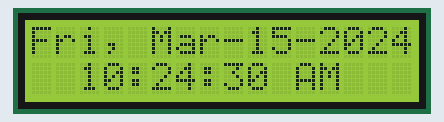
The program below on a simulated Raspberry Pi Pico running MicroPython. Shown: 16×2 character LCD. The clock reads 2024-03-15 10:24:30 at power-on unless the program sets it; library files of the repository ran but are not shown: lcd_api.py, pico_i2c_lcd.py; what the program prints to the serial console is not drawn.

Above: at 0.1 s.
At 4.1 s:
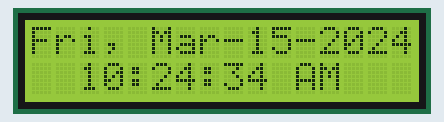
At 9.1 s:
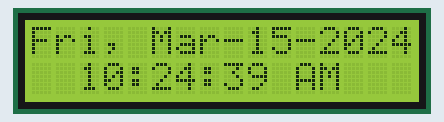
At 19.1 s:
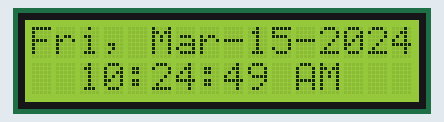
At 29.1 s:
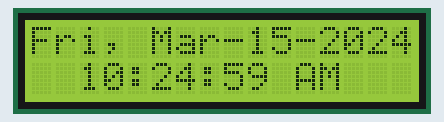
At 39.1 s:
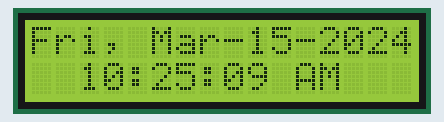

Measured:
- what the display in image 0 shows lasts 0.9 s, from 0.1 s to 1.0 s
- what the display in image 1 shows lasts 1.0 s, from 4.0 s to 5.0 s

The program:

clock.py
```python
import time
import micropython

from lcd_init import lcd

months = {
        1: "Jan",
        2: "Feb",
        3: "Mar",
        4: "Apr",
        5: "May",
        6: "June",
        7: "July",
        8: "Aug",
        9: "Sep",
        10: "Oct",
        11: "Nov",
        12: "Dec"
}

weekdays = {
        0: "Mon",
        1: "Tue",
        2: "Wed",
        3: "Thu",
        4: "Fri",
        5: "Sat",
        6: "Sun"
}

def convert_hour(hour: int) -> tuple:
    """Takes integer as parameter to convert to 12 hour clock with time of day."""
    if hour > 12:
        return hour-12, "PM"
    if hour == 0:
        hour = 12
    return hour, "AM"

def convert_time(time_values: dict) -> None:
    # need an algorithm to check if any elems are less than 10 and return their index
    # month, mday, hour, minute, second, day
    for k,v in time_values.items():
        if isinstance(v, int) and v < 10:
            time_values[k] = f"0{v}"

now_time = ()

time_values = {}

while True:
    now = time.localtime()
    if now == now_time:
        continue

    now_time = now
    year, month, time_values["mday"], time_values["hour"], time_values["minute"], time_values["second"], day, yearday = now
    time_values["hour"], time_of_day = convert_hour(time_values["hour"])
    convert_time(time_values)

    top_output = f"{weekdays[day]}, {months[month]}-{time_values['mday']}-{year}"
    bot_output = f"{time_values['hour']}:{time_values['minute']}:{time_values['second']} {time_of_day}"
    print(top_output)
    print(bot_output)
    lcd.clear()
    lcd.putstr(top_output)
    lcd.move_to(2, 1)
    lcd.putstr(bot_output)
```

lcd_init.py
```python
from utime import sleep_ms
from machine import Pin, I2C
from lcd_api import LcdApi
from pico_i2c_lcd import I2cLcd

i2c = I2C(0, sda=Pin(4), scl=Pin(5), freq=400000)

I2C_ADDR, *_ = i2c.scan()

lcd = I2cLcd(i2c, I2C_ADDR, 2, 16)
```
